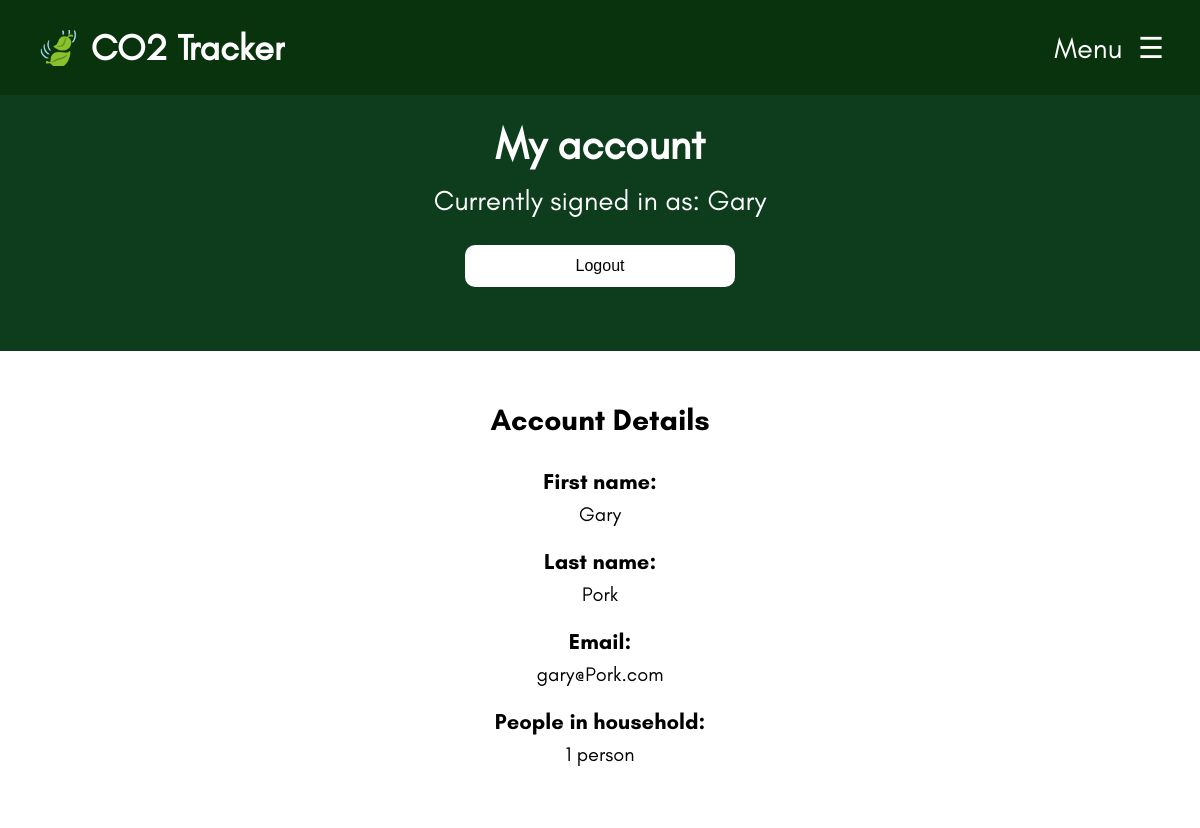
Page /account.php (signed in) on the earlier database version.
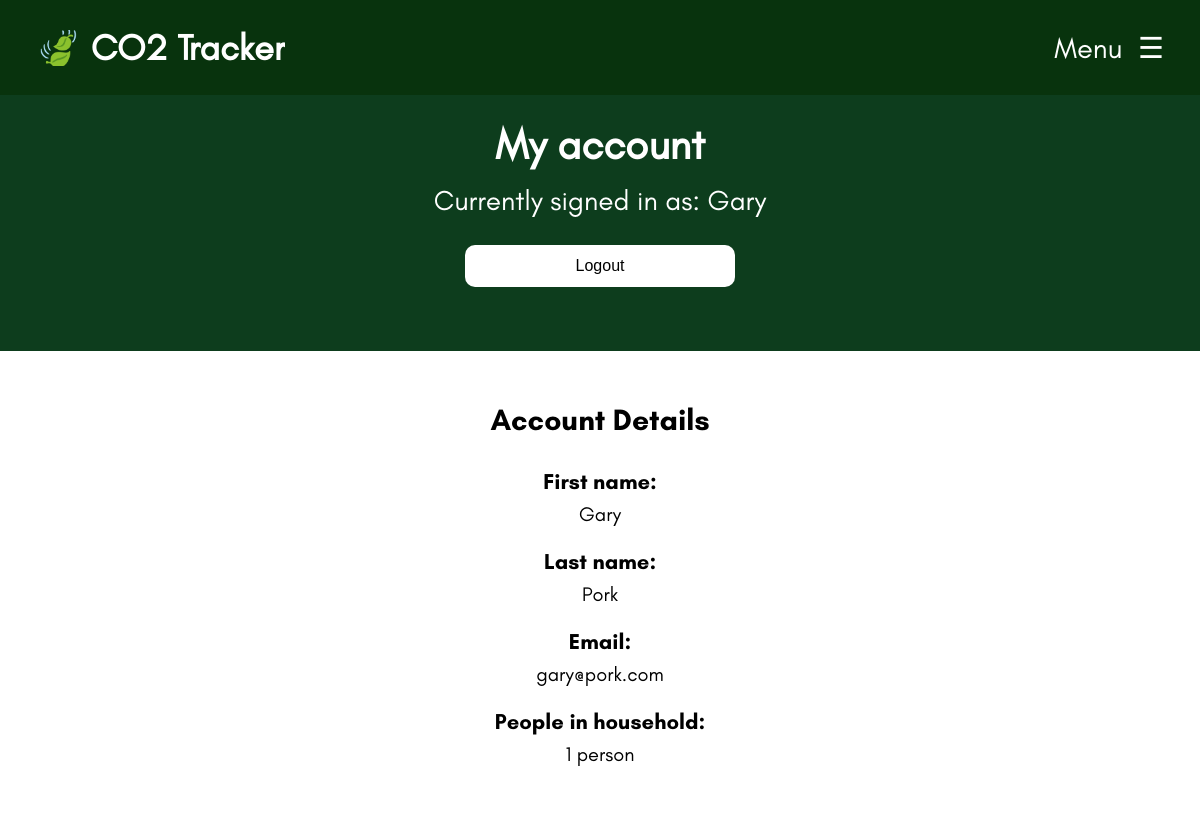
Same page on the later database version.
### tables this page shows
CREATE TABLE User
(
	User_ID INTEGER PRIMARY KEY AUTOINCREMENT,
	Username TEXT NOT NULL UNIQUE,
	Password_Hash TEXT NOT NULL,
	Email TEXT NOT NULL UNIQUE,
	Fname TEXT NOT NULL,
	Lname TEXT,
	Num_Of_Household_Members INT NOT NULL
);

### components/functions.php (called while the page is built, shortened)
<?php
function dbConnect()
{
  $db = new SQLite3(__DIR__ . "/data.db");
  $db->enableExceptions(true);
  return $db;
}
function getUser()
{
  $db = dbConnect();
  $stmt = $db->prepare("SELECT * FROM User WHERE User_ID = :id");
  $stmt->bindValue(':id', $_SESSION['user_id']);
  $result = $stmt->execute();
  return $result->fetchArray(SQLITE3_ASSOC);
}

### account.php (the view, shortened to what this page needs)
<!DOCTYPE html>
<html lang="en">
  <?php
    include("components/head.php");
  ?>
    <div class="welcome-container">
        <h1>My account</h1>
        <p><?php echo isset($_SESSION['user_id']) ? "Currently signed in as: " . $user['Username'] . "" : "Sign in to start tracking your emissions!"; ?></p>
        <form method="POST">
            <button type="submit" name="logout" class="sign-up-button" style="<?php echo !$user ? 'display:none' : 'display:block'; ?>">Logout</button>
        </form>
        <br><br>
    </div>
    <div class="account-container">
        <p style="font-family: Glacial Indifference Bold; font-size: 30px;">Account Details</p>
        <p style="font-family: Glacial Indifference Bold; font-size: 22px;">First name:</p>
        <p style="font-family: Glacial Indifference; font-size: 20px; margin-top: -15px;"><?php echo isset($_SESSION['user_id']) ? $user['Fname'] : ""; ?></p>
        <p style="font-family: Glacial Indifference Bold; font-size: 22px;">Last name:</p>
        <p style="font-family: Glacial Indifference; font-size: 20px; margin-top: -15px;"><?php echo isset($_SESSION['user_id']) ? $user['Lname'] : ""; ?></p>
        <p style="font-family: Glacial Indifference Bold; font-size: 22px;">Email:</p>
        <p style="font-family: Glacial Indifference; font-size: 20px; margin-top: -15px;"><?php echo isset($_SESSION['user_id']) ? $user['Email'] : ""; ?></p>
        <p style="font-family: Glacial Indifference Bold; font-size: 22px;">People in household:</p>
        <p style="font-family: Glacial Indifference; font-size: 20px; margin-top: -15px;">
            <?php
                if (isset($_SESSION['user_id']) && isset($user['Num_Of_Household_Members'])) {
                    echo $user['Num_Of_Household_Members'] . ($user['Num_Of_Household_Members'] == 1 ? " person" : " people");
                }
            ?>
        </p>
        <br><br>
    </div>
</body>
</html>

### components/head.php (shortened to what this page needs)
<head>
    <link rel="stylesheet" href="css/style.css" />
    <link rel="stylesheet" href="css/navbar.css" />
    <link rel="stylesheet" href="css/termsconditions.css" />
    <link rel="stylesheet" href="css/loginoverlay.css" />
    <?php
      require_once("components/functions.php");
      $user = getUser();
    ?>
</head>
<body>
    <?php
      include("components/navbar.php");
    ?>

### components/navbar.php (shortened to what this page needs)
<header>
    <nav class="navbar">
        <ul class="navbar-items">
            <li class="navbar-logo">
                <a href="index.php">🍃 CO2 Tracker</a>
            </li>
            <li class="menu-button">
                <span onclick="openSideBar()">Menu &nbsp☰</span>
            </li>
        </ul>
    </nav>
</header>
<div id="sidebar-container" class="sidebar-container">
    <ul class="sidebar-items">
        <li style="font-size: 70px; text-align: center; justify-content: center; margin-bottom: -20px; margin-top: -30px; padding-left: 0px;"><a class="sidebar-logo" href="index.php">🍃</a><li>
    </ul>
</div>
<br><br><br>

### css/style.css (style rules this page uses)
:root { --lighter-theme-colour: #1b5e31; --main-theme-colour: #0d3d1d; --darker-theme-colour: #08330d; --error-colour: #ff1313; }
.welcome-container { z-index: -1; display: flex; flex-direction: column; box-sizing: border-box; text-align: center; align-items: center; position: absolute; left: 0; right: 0; width: 100%; padding: 20px 0; background-color: var(--main-theme-colour); color: white; font-family: Glacial Indifference; }
.welcome-container h1 { font-size: 42px; margin-bottom: -15px; }
.welcome-container p { font-size: 28px !important; }
body { font-size: 18px; font-family: Arial, Helvetica, sans-serif; }
.account-container { float: left; width: 100%; background-color: white; text-align: center; align-items: center; align-content: center; margin-top: 300px; }
.sign-up-button { border-radius: 10px; width: 270px; height: 42px; color: black; font-size: 16px; background-color: white; border: none; cursor: pointer; }

### css/navbar.css (style rules this page uses)
.navbar { color: #1e1919; background-color: #08330d; height: 95px; align-content: center; position: fixed; left: 0; right: 0; top: 0; bottom: 0; }
.navbar-items { text-decoration: none; font-family: Glacial Indifference; list-style: none; padding: 0 3%; display: flex; justify-content: space-between; align-items: center; background: none; height: 100%; margin: 0px; }
nav ul li a { text-decoration: none; margin-right: 24px; color: white; font-size: 29px; position: relative; }
.navbar-logo a { margin: 0; display: block; text-decoration: none; font-weight: bold; line-height: 100%; white-space: nowrap; overflow: hidden; color: #FFFFFF; font-size: 36px !important; background-color: transparent; transition: font-size 0.05s ease-in-out; }
.menu-button { font-size: 29px; transition: font-size 0.1s ease-in-out; color: white; }
.sidebar-container { position: fixed; top: 0; right: 0; width: 0px; height: 100%; background-color: #08330d; padding-top: 60px; z-index: 1001; overflow-x: hidden; transition: 0.5s; }
.sidebar-items { list-style-type: none; padding-left: 0; }
.sidebar-items li { background-color: #08330d; font-family: Glacial Indifference; height: 70px; display: flex; align-items: center; width: 100%; left: 0; padding-left: 30px; }
.sidebar-logo { text-decoration: none; transition: font-size 0.1s ease-in-out; }

Differences in the rows shown:
changed user "Gary": Email "gary@Pork.com" → "gary@pork.com"
